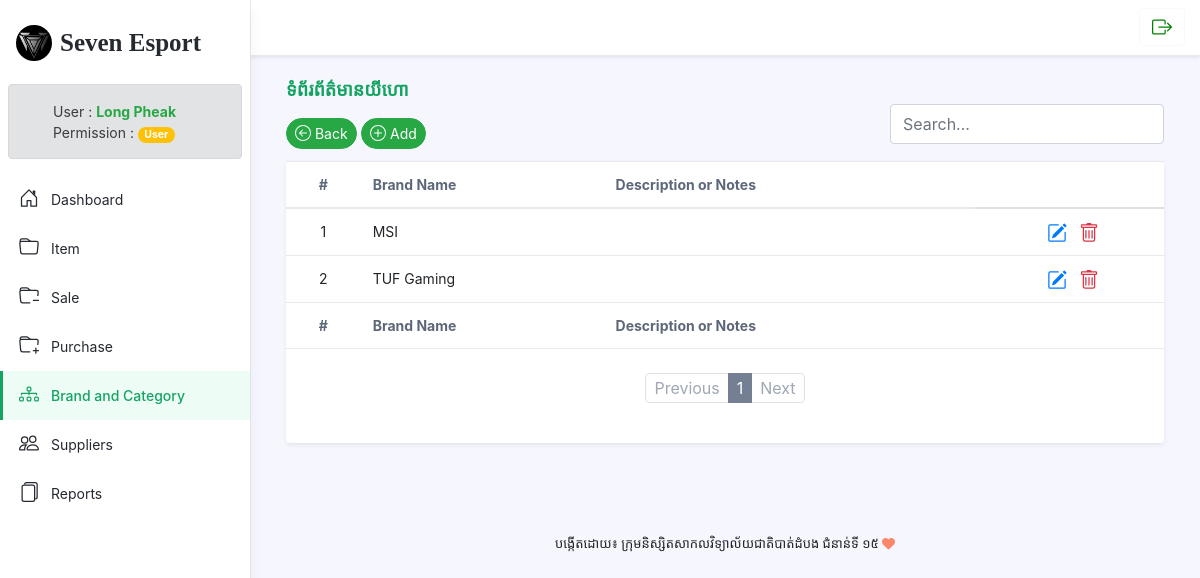
Page /brand.php (signed in) on the earlier database version.
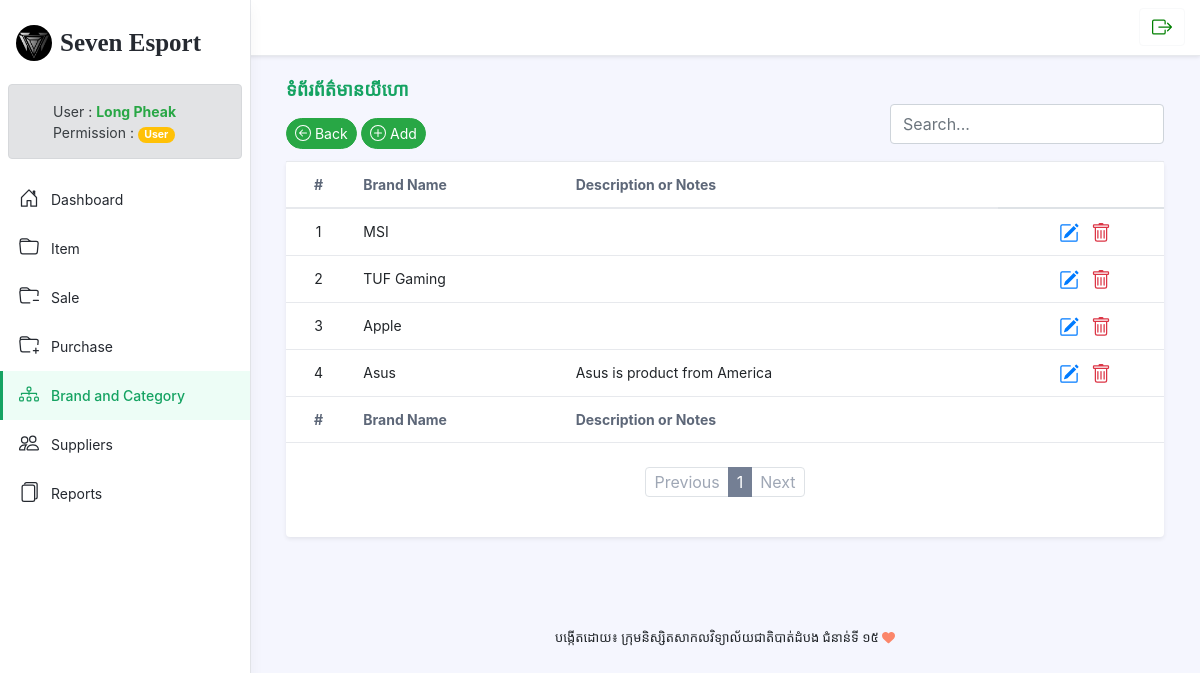
Same page on the later database version.
### tables this page shows
CREATE TABLE IF NOT EXISTS `tbl_brand` (
  `brand_id` int(11) NOT NULL AUTO_INCREMENT,
  `brand_name` varchar(100) NOT NULL,
  `description` text NOT NULL,
  PRIMARY KEY (`brand_id`),
  UNIQUE KEY `brand_name` (`brand_name`)
);

### brand.php (the view, shortened to what the changed rows need)
<?php
require_once 'config/db.php';
require_once 'inc/html_head.php';
?>
<body class="app">
        <?php include('inc/sidebar.php') ?>
<div class="app-wrapper">
    <div class="app-content pt-3 p-md-3 p-lg-4">
        <div class="container-xl">
            <div class="position-relative mb-3">
                <div class="row g-2 justify-content-between mb-1">
                    <div class="col-auto">
                        <h1 style="font-family: 'Kantumruy Pro ExtraLight'; color:#15a362; font-size:large"
                            class="app-page-title mb-3">ទំព័រព័ត៌មានយីហោ</h1>
                    </div>
                </div>
                <div class="tab-content" id="orders-table-tab-content">
                    <div class="tab-pane fade show active" id="orders-all" role="tabpanel"
                         aria-labelledby="orders-all-tab">
                        <div class="app-card app-card-orders-table shadow-sm mb-5">
                            <div class="app-card-body">
                                <div class="table-responsive">
                                    <table class="table app-table-hover mb-0 text-left">
                                        <thead>
                                        <tr>
                                            <th class="cell text-center">#</th>
                                            <th class="cell">Brand Name</th>
                                            <th class="cell">Description or Notes</th>
                                            <th></th>
                                        </tr>
                                        </thead>
                                        <tbody>
                                        <?php
                                        $limit = 10;
                                        if (isset($_GET["page"])) {
                                            $page = $_GET["page"];
                                        } else {
                                            $page = 1;
                                        }
                                        $start_from = ($page - 1) * $limit;
                                        $sql_select = $con->prepare("SELECT * FROM tbl_brand ORDER BY brand_id ASC LIMIT $start_from, $limit");
                                        $sql_select->execute();
                                        $i = 0;
                                        while ($row = $sql_select->fetch(PDO::FETCH_OBJ)) :
                                            $i++;
                                            ?>
                                            <tr id="brand<?= $row->brand_id ?>">
                                                <td class="text-center"><?= $i ?></td>
                                                <td><?= $row->brand_name ?></td>
                                                <td><?= $row->description ?></td>
                                                <td class="td-actions text-center">
                                                    <a href="brand_edit.php?id=<?= $row->brand_id ?>" class="p-2">
                                                    </a>
                                                    <a href="#" class="text-danger" onclick="delBrand(<?= $row->brand_id ?>)" class="p-2">
                                                    </a>
                                                </td>
                                            </tr>
                                        <?php endwhile; ?>
                                        </tbody>
                                        <tfoot>
                                        <tr>
                                            <th class="cell text-center">#</th>
                                            <th class="cell">Brand Name</th>
                                            <th class="cell">Description or Notes</th>
                                            <th></th>
                                        </tr>
                                        </tfoot>
                                    </table>
                                </div>
                                <?php
                                $query = $con->query("SELECT * FROM tbl_brand");
                                $total_pages = ceil($query->rowCount() / $limit);
                                ?>
                                <nav class="app-pagination mt-4">
                                    <ul class="pagination justify-content-center">
                                        <?php for ($i = 1; $i <= $total_pages; $i++): ?>
                                            <li class="page-item active"><a class="page-link"
                                                                            href="brand.php?page=<?= $i ?>"><?= $i ?></a>
                                            </li>
                                        <?php endfor; ?>
                                    </ul>
                                </nav>
                                <br>
                            </div>
                        </div>
                    </div>
                </div>
            </div>
        </div>
    </div>
</div>
</body>
</html>

Differences in the rows shown:
added tbl_brand: brand_name "Apple"
added tbl_brand: brand_name "Asus", description "Asus is product from America"
